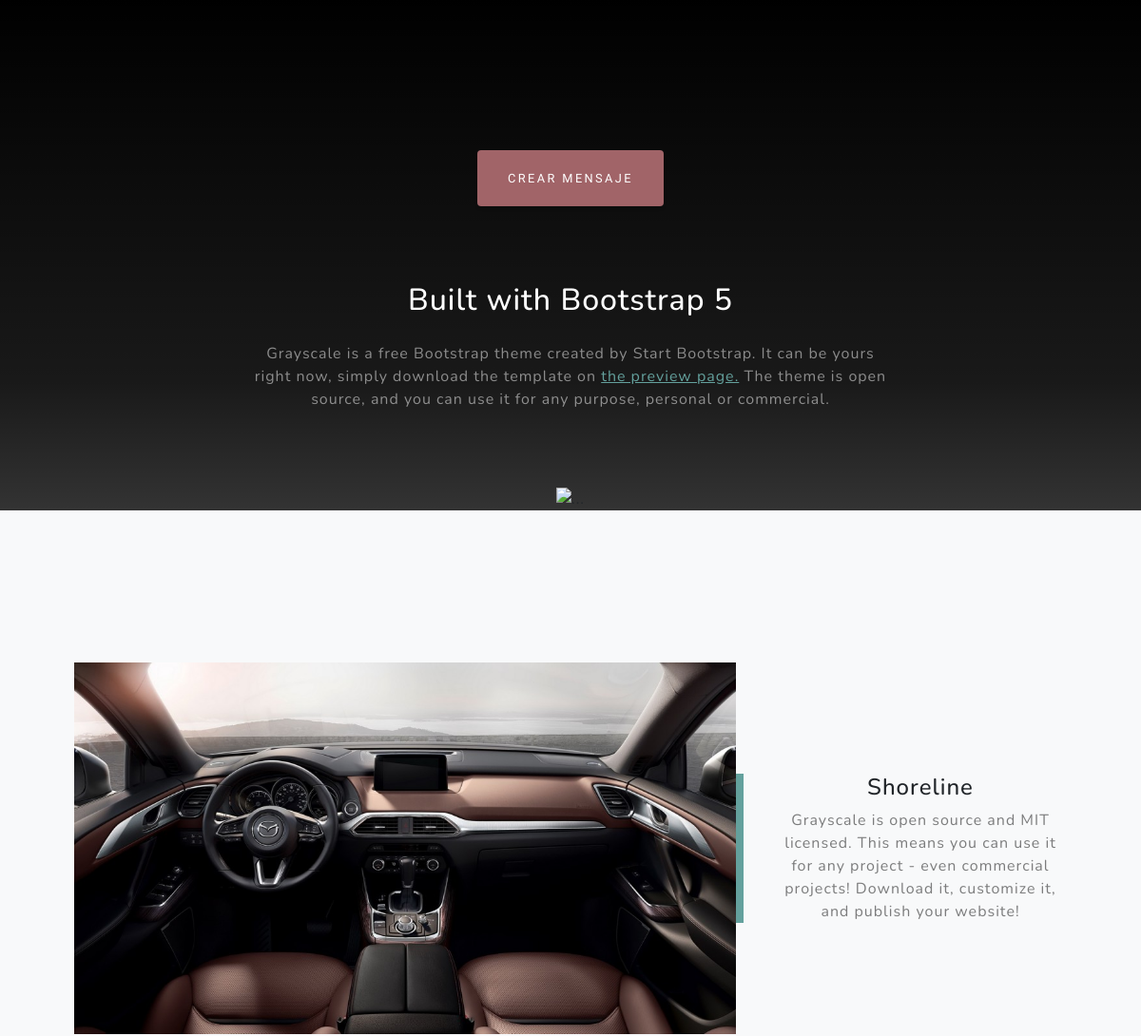
The page /AppMensajeria/leerMensajes/ (signed in, middle part) on the database as committed earlier.
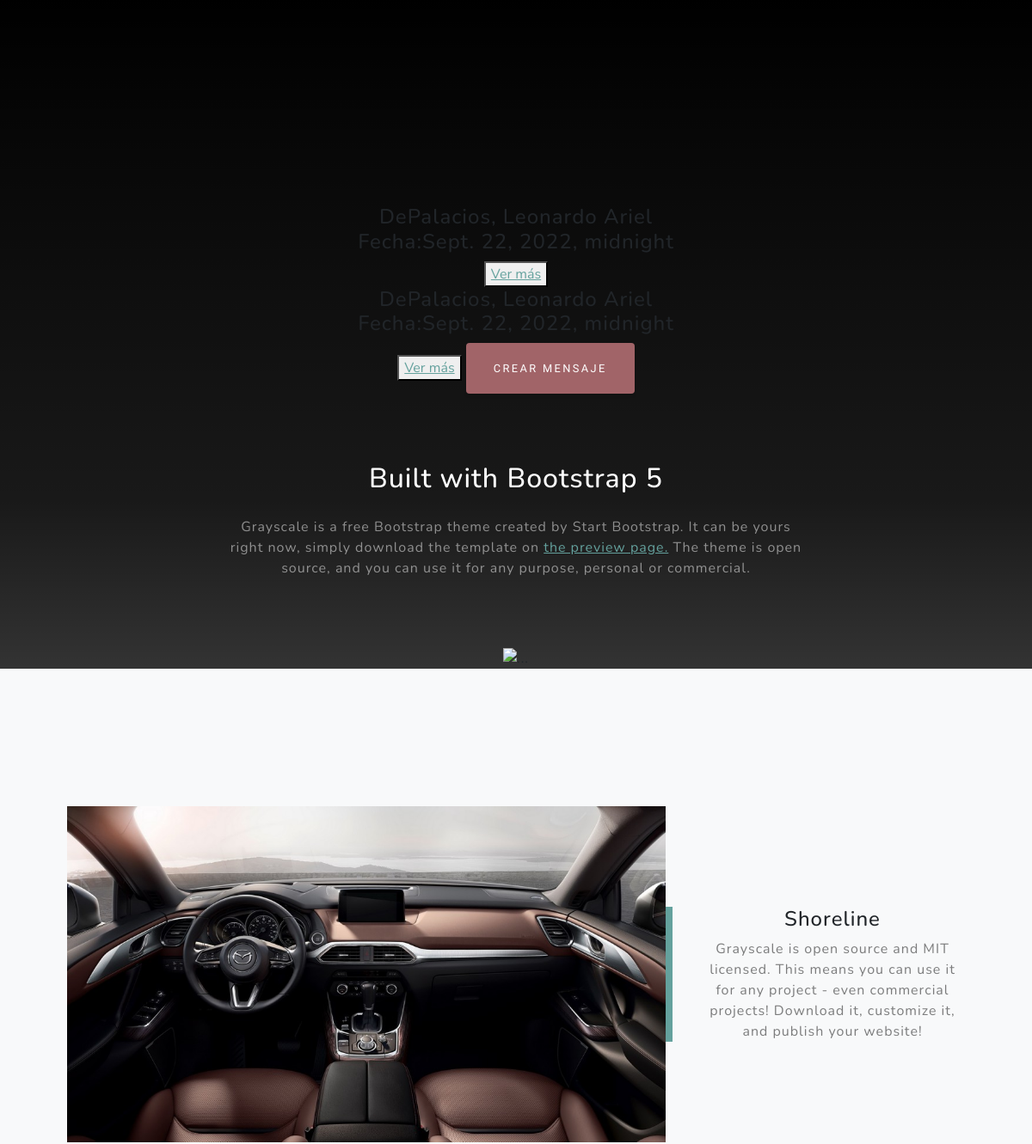
The same page on the database as committed later.
### AppMensajeria/models.py (models this page shows)
class Mensaje(models.Model):
    fecha=models.DateField()
    nombre=models.CharField(max_length=30)
    apellido=models.CharField(max_length=30)
    destinatario=models.ForeignKey(User, related_name="destinatario", on_delete=models.CASCADE)
    email=models.EmailField(max_length=50)
    mensaje=RichTextField()
    fecha=models.DateTimeField()

### AppMensajeria/views.py (the view)
# urls.py: path("leerMensajes/", leerMensajes, name="leerMensajes"),
def leerMensajes(request):
    destinatario = request.user
    mensajes=Mensaje.objects.filter(destinatario=destinatario)
    contexto={"mensajes":mensajes}
    return render(request, "AppMensajeria/leerMensajes.html", contexto)

### AppMensajeria/templates/AppMensajeria/leerMensajes.html (shortened to what this page needs)
{% extends "AppConcesionaria/padre.html" %}
{% load static %}
{% block contenido_que_cambia %}
{% for m in mensajes %}
<h4> De{{ m.apellido }}, {{m.nombre}}   <br> Fecha:{{m.fecha}}</h4>
<button>
    <a href="{% url 'verMensaje' m.id %}">Ver más</a>
</button>
{% endfor %}
<a class="btn btn-danger" href="{% url 'crearMensaje' %}">Crear Mensaje </a>
{% endblock %}

Rows that differ between the two databases and show on the page:
added Mensaje: apellido "Palacios", nombre "Leonardo Ariel", fecha "Sept. 22, 2022, midnight"
added Mensaje: fecha "Sept. 22, 2022, midnight"
